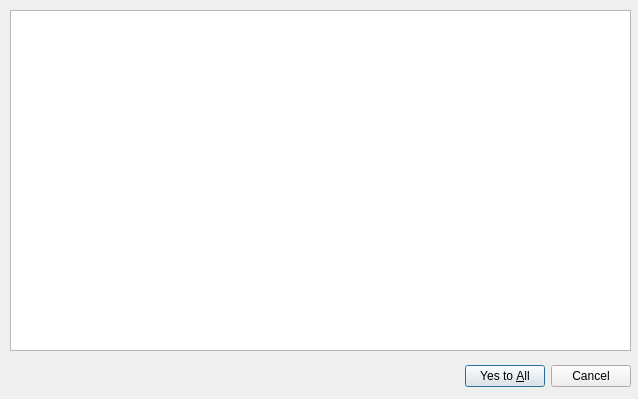
<?xml version="1.0" encoding="UTF-8"?>
<ui version="4.0">
 <class>ImagesInUseDialog</class>
 <widget class="QDialog" name="ImagesInUseDialog">
  <property name="geometry">
   <rect>
    <x>0</x>
    <y>0</y>
    <width>638</width>
    <height>399</height>
   </rect>
  </property>
  <property name="windowTitle">
   <string>Dialog</string>
  </property>
  <widget class="QDialogButtonBox" name="buttonBox">
   <property name="geometry">
    <rect>
     <x>290</x>
     <y>360</y>
     <width>341</width>
     <height>32</height>
    </rect>
   </property>
   <property name="orientation">
    <enum>Qt::Horizontal</enum>
   </property>
   <property name="standardButtons">
    <set>QDialogButtonBox::Cancel|QDialogButtonBox::YesToAll</set>
   </property>
  </widget>
  <widget class="QTextBrowser" name="fileInfoTextBrowser">
   <property name="geometry">
    <rect>
     <x>10</x>
     <y>10</y>
     <width>621</width>
     <height>341</height>
    </rect>
   </property>
  </widget>
 </widget>
 <resources/>
 <connections>
  <connection>
   <sender>buttonBox</sender>
   <signal>accepted()</signal>
   <receiver>ImagesInUseDialog</receiver>
   <slot>accept()</slot>
   <hints>
    <hint type="sourcelabel">
     <x>248</x>
     <y>254</y>
    </hint>
    <hint type="destinationlabel">
     <x>157</x>
     <y>274</y>
    </hint>
   </hints>
  </connection>
  <connection>
   <sender>buttonBox</sender>
   <signal>rejected()</signal>
   <receiver>ImagesInUseDialog</receiver>
   <slot>reject()</slot>
   <hints>
    <hint type="sourcelabel">
     <x>316</x>
     <y>260</y>
    </hint>
    <hint type="destinationlabel">
     <x>286</x>
     <y>274</y>
    </hint>
   </hints>
  </connection>
 </connections>
</ui>
